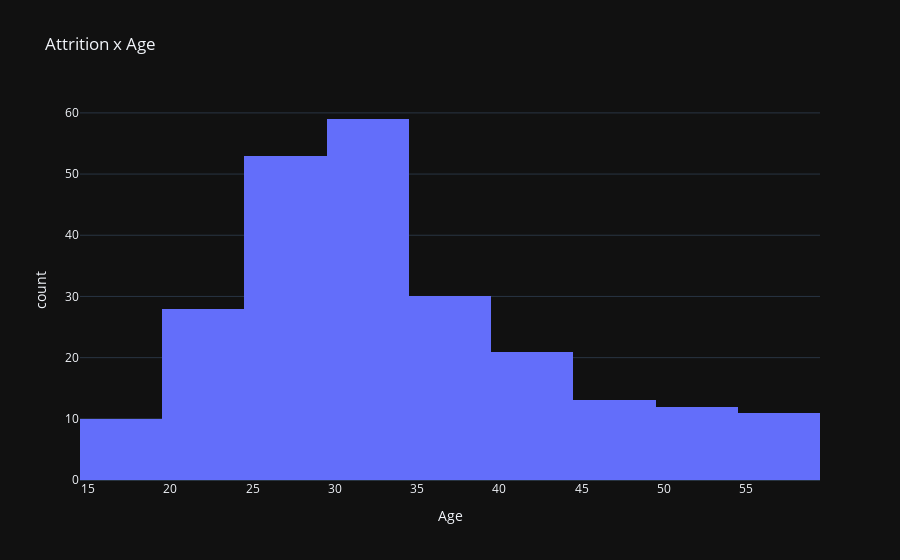
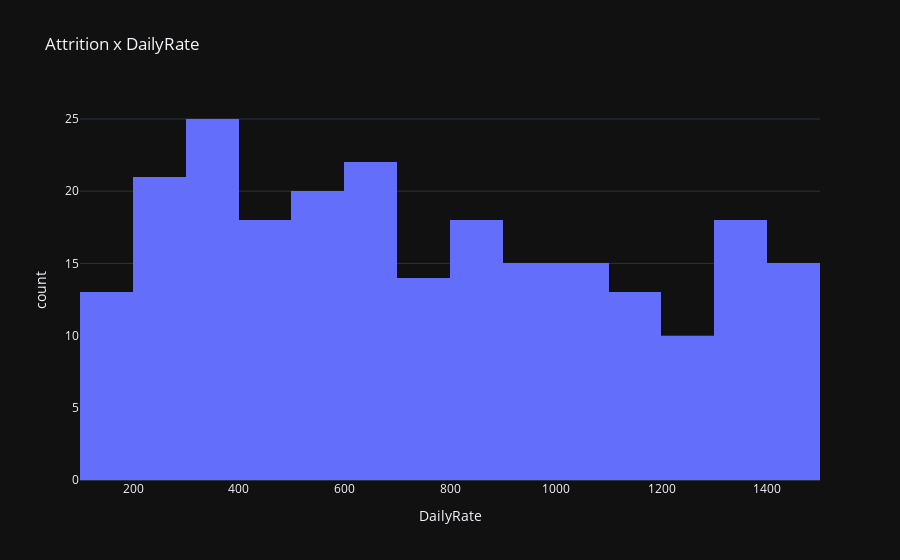
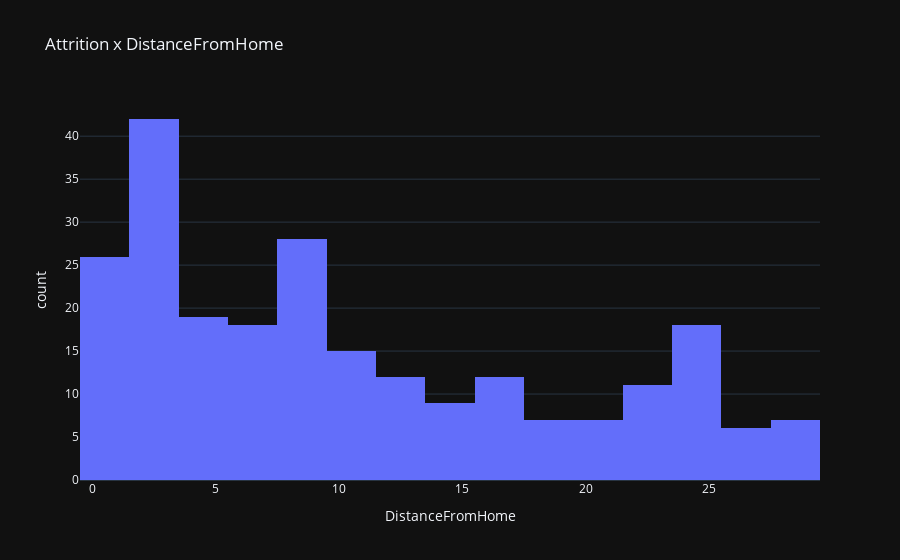

Notebook cell for these charts, in order:
### Code cell
numeric_plot('Age')
numeric_plot('DailyRate')
numeric_plot('DistanceFromHome')
numeric_plot('HourlyRate')
numeric_plot('JobLevel')
numeric_plot('MonthlyIncome')
numeric_plot('MonthlyRate')
numeric_plot('NumCompaniesWorked')
numeric_plot('PercentSalaryHike')
numeric_plot('StockOptionLevel')
numeric_plot('TotalWorkingYears')
numeric_plot('TrainingTimesLastYear')
numeric_plot('YearsAtCompany')
numeric_plot('YearsInCurrentRole')
numeric_plot('YearsSinceLastPromotion')
numeric_plot('YearsWithCurrManager')

### Figure 1 — Plotly figure (JSON) as saved in the notebook; plotly's stock layout.template omitted (floating-point values rounded to 4 significant figures; data arrays with more than 128 entries replaced by an {"elided": "..."} marker saying what was removed)
{"data": [{"alignmentgroup": "True", "bingroup": "x", "hovertemplate": "Age=%{x}<br>count=%{y}<extra></extra>", "legendgroup": "", "marker": {"color": "#636efa", "pattern": {"shape": ""}}, "name": "", "nbinsx": 20, "offsetgroup": "", "orientation": "v", "showlegend": false, "type": "histogram", "x": {"elided": "237 int values"}, "xaxis": "x", "yaxis": "y"}], "layout": {"autosize": true, "barmode": "relative", "legend": {"tracegroupgap": 0}, "title": {"text": "Attrition x Age"}, "xaxis": {"anchor": "y", "autorange": true, "domain": [0, 1], "range": [14.5, 59.5], "title": {"text": "Age"}, "type": "linear"}, "yaxis": {"anchor": "x", "autorange": true, "domain": [0, 1], "range": [0, 62.11], "title": {"text": "count"}}}}

### Figure 2 — Plotly figure (JSON) as saved in the notebook; plotly's stock layout.template omitted (floating-point values rounded to 4 significant figures; data arrays with more than 128 entries replaced by an {"elided": "..."} marker saying what was removed)
{"data": [{"alignmentgroup": "True", "bingroup": "x", "hovertemplate": "DailyRate=%{x}<br>count=%{y}<extra></extra>", "legendgroup": "", "marker": {"color": "#636efa", "pattern": {"shape": ""}}, "name": "", "nbinsx": 20, "offsetgroup": "", "orientation": "v", "showlegend": false, "type": "histogram", "x": {"elided": "237 int values"}, "xaxis": "x", "yaxis": "y"}], "layout": {"autosize": true, "barmode": "relative", "legend": {"tracegroupgap": 0}, "title": {"text": "Attrition x DailyRate"}, "xaxis": {"anchor": "y", "autorange": true, "domain": [0, 1], "range": [99.5, 1500.0], "title": {"text": "DailyRate"}, "type": "linear"}, "yaxis": {"anchor": "x", "autorange": true, "domain": [0, 1], "range": [0, 26.32], "title": {"text": "count"}}}}

### Figure 3 — Plotly figure (JSON) as saved in the notebook; plotly's stock layout.template omitted (floating-point values rounded to 4 significant figures; data arrays with more than 128 entries replaced by an {"elided": "..."} marker saying what was removed)
{"data": [{"alignmentgroup": "True", "bingroup": "x", "hovertemplate": "DistanceFromHome=%{x}<br>count=%{y}<extra></extra>", "legendgroup": "", "marker": {"color": "#636efa", "pattern": {"shape": ""}}, "name": "", "nbinsx": 20, "offsetgroup": "", "orientation": "v", "showlegend": false, "type": "histogram", "x": {"elided": "237 int values"}, "xaxis": "x", "yaxis": "y"}], "layout": {"autosize": true, "barmode": "relative", "legend": {"tracegroupgap": 0}, "title": {"text": "Attrition x DistanceFromHome"}, "xaxis": {"anchor": "y", "autorange": true, "domain": [0, 1], "range": [-0.5, 29.5], "title": {"text": "DistanceFromHome"}, "type": "linear"}, "yaxis": {"anchor": "x", "autorange": true, "domain": [0, 1], "range": [0, 44.21], "title": {"text": "count"}}}}
